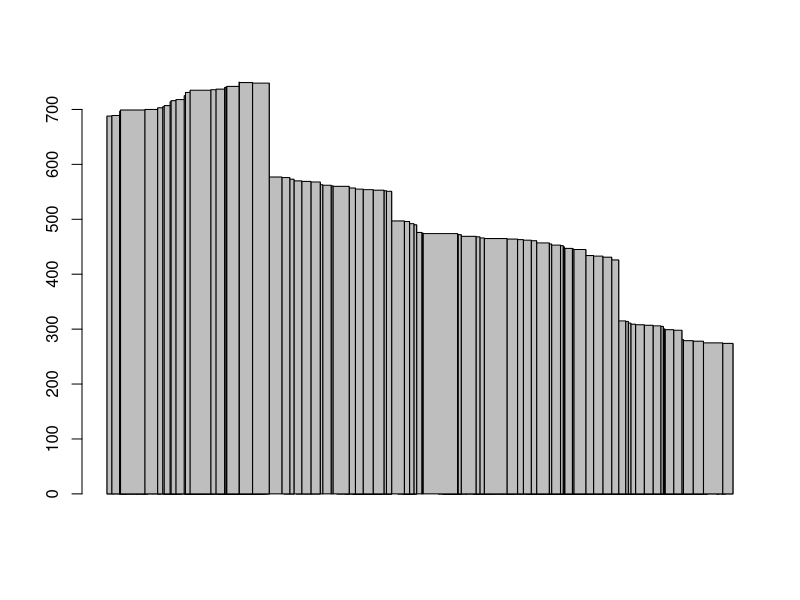
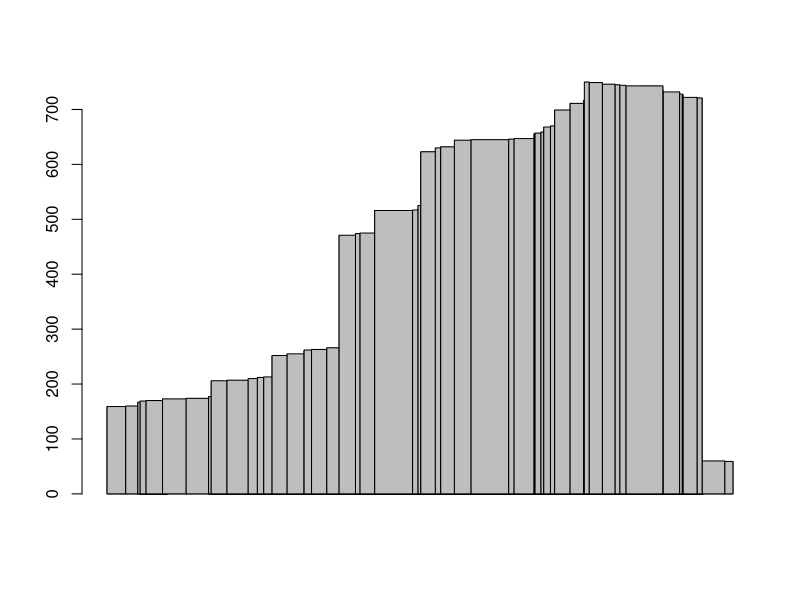
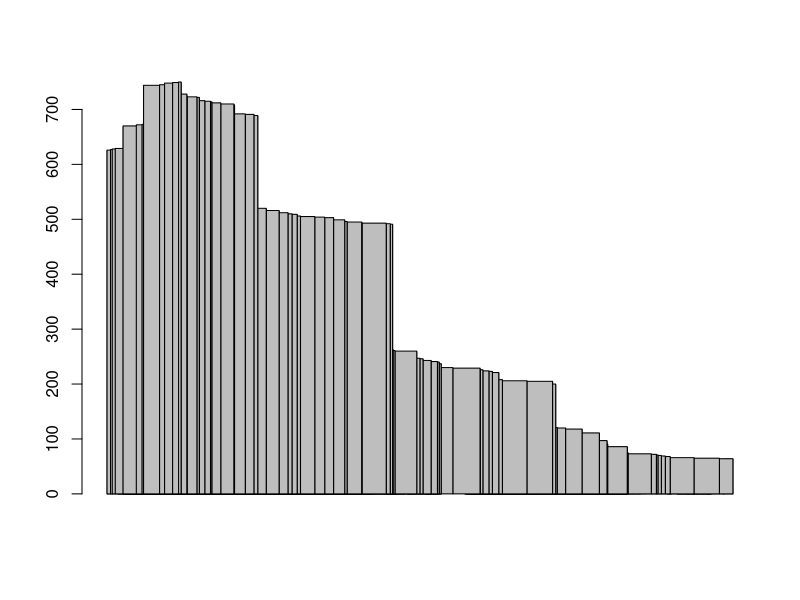
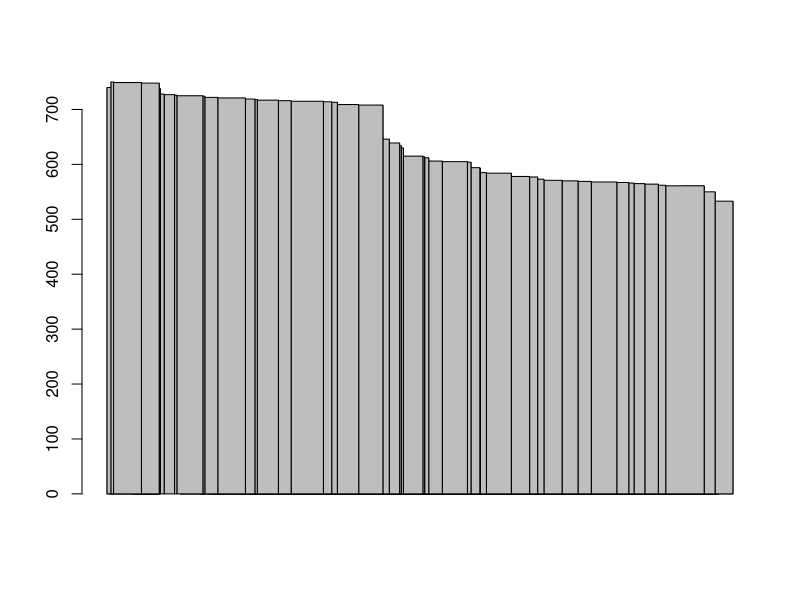
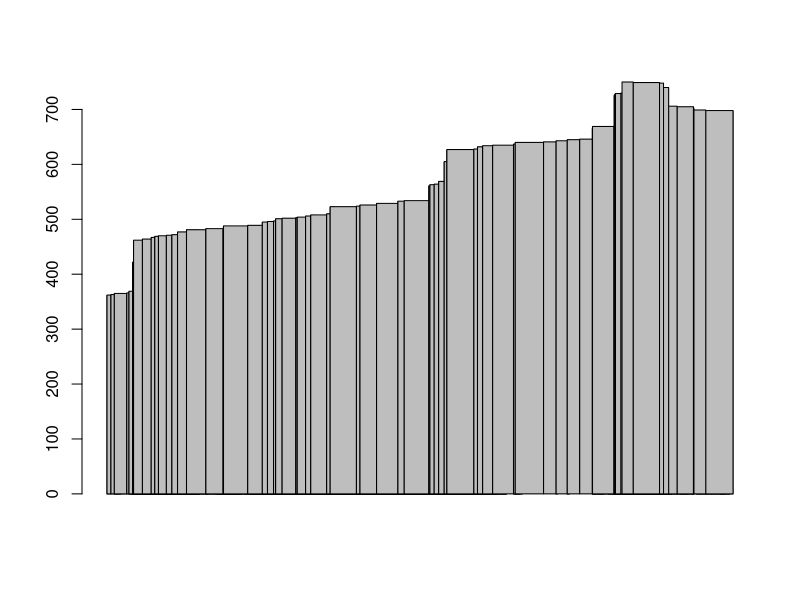
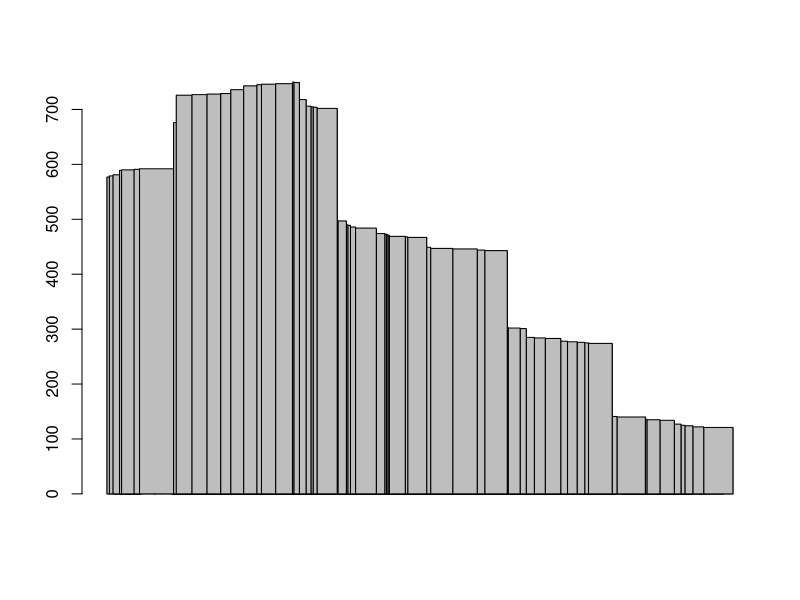
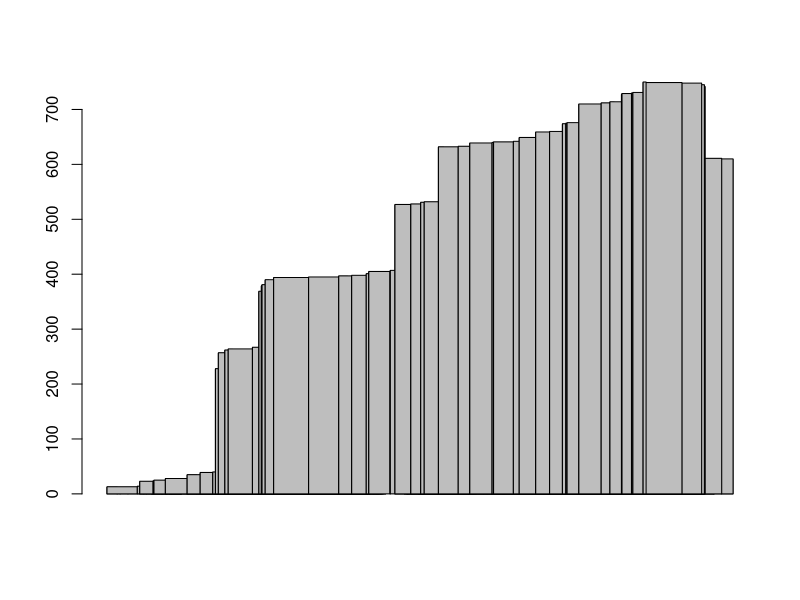
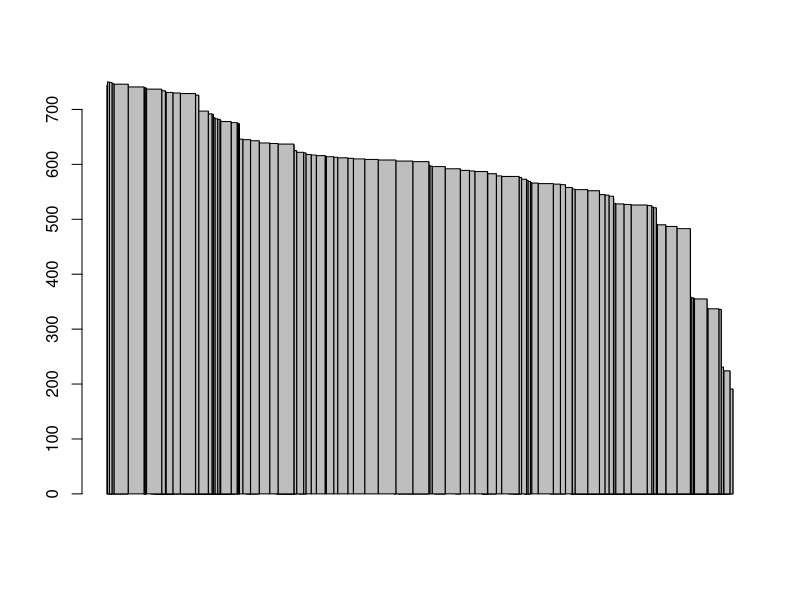

Recreate these plots in R, in order.
# Rohan McLure


# tests is the size of the data being input.
# samplesize is the number of trials allocated to each load size.
benchmark <- function(test, testsizes, nsamples)
{
	samplemeans <- c()

	for (i in 1:length(testsizes))
	{
		dataset = c()

		for (trial in 1:nsamples)
		{
			# Populates the entry for an input size with its trial time.
			dataset[trial] <- do.call(test,list(testsizes[i]))
		}

		samplemeans[i] <- mean(dataset)
	}

	#pdf(file="performance_curve.pdf")
	#plot(testsizes,samplemeans)
	
	# For use in calculating aggregate data, only the median value of 'testsizes' is deployed, return numeric not vector.
	return (samplemeans[1])
}

# Generates matrix A and vector b, solves for X = Ab, barplot contents of X.
matrix_arithmetic_bench <- function(size)
{
	A <- rand_matrix(TRUE, size)
	b <- rand_matrix(FALSE, size)

	# Solves matrix, plots contents of variable vector X.
	dt <- system.time(X <- solve(A,b))[1]
	dt <- dt + system.time(barplot(1:length(X),X))[1]
	return (dt)
}

# Multiplies matrices A and B
matrix_multiplication_bench <- function(size)
{
	A <- rand_matrix(TRUE, size)
	B <- rand_matrix(TRUE, size)

	return (system.time(A %*% B)[1])
}

rand_matrix <- function(is_matrix, slength)
{	
	n = slength

	if (is_matrix)
	{
		n <- n ** 2
	}

	# Generates a line of members for the matrix.
	members <- sample(-10:10, size=n, replace=TRUE)

	return( matrix((members), nrow=slength ))
}

# Reasonable test data: 5000000*30:50
divisibility_bench <- function(size)
{
	data <- sample(-100:100, size, replace=TRUE)
	moduli <- sample(1:10, size, replace=TRUE)

	return (system.time(data %% moduli)[1])
}

# Reasonable test data: 5000000*30:50
incrementation_bench <- function(size)
{
	# Vector of 0's of amount size.
	data <- rep(0,size)

	return (system.time(data <- data + 1)[1])
}

# 5000000*30:50
multiplication_bench <- function(size)
{
	data <- sample(-100:100, size, replace=TRUE)
	operand <- sample(-40:40, 1)

	return(system.time(operand * data)[1])
}

logic_bench <- function(size)
{
	data <- (sample(0:1, size,replace=TRUE) %% 2)
	
}

#
#vector_column_synthesis_bench <- function(size)
#{
#	vectors <- c()	
#
#	for (i in 1:size)
#	{
#		vectors[i] <- rand_matrix(FALSE, size)
#	}
#
#	return (system.time(cbind(vectors))[1])
#}

# 5000000*15:25
significant_bench <- function(size)
{
	data <- runif(size, -10.0,10.0)
	sf <- sample(1:8, size, replace=TRUE)

	return(system.time(round(data,sf))[1])
}

get_median_data <- function()
{
	mediantime <- c()

	# Benchmarks:
	tests <- list(list("multiplication_bench",5000000*6:14),
list("significant_bench",100000*14:28),
list("matrix_arithmetic_bench",60*10:15),
list("incrementation_bench",5000000*8:23),
list("matrix_multiplication_bench",6*87:98),
list("divisibility_bench",1000000*8:16))

	for (i in 1:length(tests))
	{
		name <- tests[[i]][[1]] 
		data <- tests[[i]][[2]]


		# Prints the mean team for 10 samples of each benchmark.
		# The data given is the central or 'median' size range as per Intel Control.
		result = benchmark(name, median(data), 10)

		cat(sprintf("Test \"%s\" has a central average performance:\t%.3f\n", name, result))

		mediantime[i] <- result
	}

	return(mediantime)
}

aggregate <- sum(get_median_data())

cat(sprintf("Aggregate score is %.3f\n (s)", aggregate))
